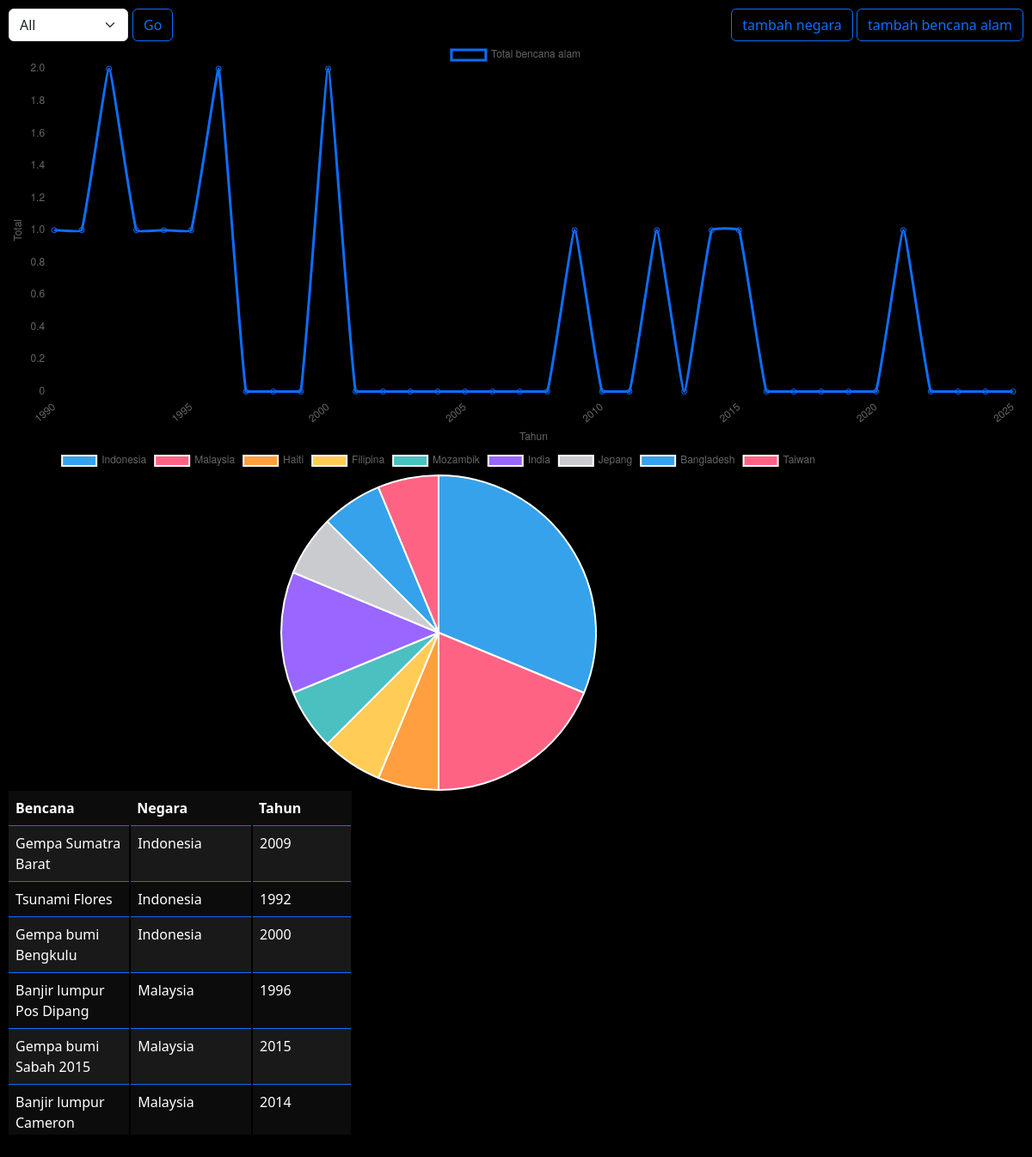
The page / on the database its author committed.
### app/models/models.py (models this page shows, shortened)
class BencanaAlam(db.Model):
    __tablename__= "bencanaalam"
    id = db.Column(db.Integer, primary_key=True)
    id_negara = db.Column(db.Integer,db.ForeignKey('negara.id'),nullable =False)
    tipe = db.Column(db.String(100), nullable=False)
    nama = db.Column(db.String(100), nullable=False)
    tahun = db.Column(db.Integer, nullable=False)
    @staticmethod
    def get_all():
        return BencanaAlam.query.all()

class Negara(db.Model):
    __tablename__ ="negara"
    id = db.Column(db.Integer, primary_key=True)
    negara = db.Column(db.String(100), nullable=False)
    totalBencanaAlam = db.Column(db.Integer, nullable = False)
    bencanaAlam = db.relationship('BencanaAlam', backref='Negara', lazy=True)
    @staticmethod
    def get_all():
        return Negara.query.all()

### app/controllers/controller.py (the view)
@controller_bp.route('/', methods=["GET", "POST"])
def index():
    selectedDisasters = BencanaAlam.query.all()
    selectedCountryId = 0
    countries = Negara.get_all()
    countriesNegaraList = []
    countriesTotalList = []
    for i in countries:
        if i.totalBencanaAlam >0:
            countriesNegaraList.append(i.negara)
            countriesTotalList.append(i.totalBencanaAlam)
    if request.method =='POST':
        countriesId = request.form["countries"]
        if countriesId != '0':
            selectedDisasters = BencanaAlam.query.filter_by(id_negara= countriesId ).all()
            selectedCountryId = int(countriesId)
    totals = [item.tahun for item in selectedDisasters]
    graphLabels = []
    graphValues = []
    for i in range(1990,2026):
        graphLabels.append(i)
        graphValues.append(totals.count(i))
    bencanaAlam = BencanaAlam.get_all()
    return render_template("index.html",bencanaAlam = bencanaAlam,countries=countries,graphLabels=graphLabels,graphValues=graphValues,selectedCountryId = selectedCountryId,countriesNegaraList=countriesNegaraList,countriesTotalList=countriesTotalList,selectedDisasters = selectedDisasters)

### app/templates/index.html (shortened to what this page needs)
<!DOCTYPE html>
<html lang="en">
<head>
    <link href="{{ url_for('static', filename='style.css') }}" rel="stylesheet" >
    <link href="https://cdn.jsdelivr.net/npm/bootstrap@5.3.6/dist/css/bootstrap.min.css" rel="stylesheet">
</head>
<body style="padding: 10px;">
    <div style="float: left;">
        <form action="/" method = "POST" style="display: flex;gap: 5px;">
            <select name="countries" id="countries" class="form-select" aria-label="Disabled select example" >
                <option value="0">All</option>
            </select>
            <button class="btn btn-outline-primary">Go</button>
        </form>
    </div>
    <div style="float: right;">
        <a href="/addCountry" class="btn btn-outline-primary">tambah negara</a>
        <a href="/addDisaster" class="btn btn-outline-primary">tambah bencana alam</a>
    </div>
    <canvas id="lineChart" width="1000" height="400" style="margin-top: 30px;"></canvas>
    <canvas id="pieChart" width="1000" height="400" style="float: left;"></canvas>
    <table class="table table-striped" style="height: 100px !important;overflow-y: scroll !important;">
        <tr>
            <th>Bencana</th>
            <th>Negara</th>
            <th>Tahun</th>
        </tr>
        {%for disaster in selectedDisasters%}
        <tr>
            <td>{{disaster.nama}}</td>
            <td>{{disaster.Negara.negara}}</td>
            <td>{{disaster.tahun}}</td>
        </tr>
        {%endfor%}
    </table>
    <script>
        var ctx = document.getElementById("lineChart").getContext("2d");
        var lineChart = new Chart(ctx,{
            type:"line",
            data:{
                labels : {{graphLabels | safe}},
                datasets : [{
                    label :"Total bencana alam",
                    data : {{graphValues | safe}},
                    fill:false,
                    borderColor:"#0d6efd",
                    lineTension:0.1,
            }]},
            options:{
                scales: {
                    x:{
                        title:{
                            display:true,
                            text : 'Tahun'
                        },
                        ticks: {
							callback:
						function (val, index) {
								return index % 5 === 0 ? this.getLabelForValue(val) : '';
						}}
                    },
                    y:{
                        title:{
                            display:true,
                            text:"Total"
                        },
                        beginAtZero :true
                    }
                }
            }
        });
        var cty = document.getElementById("pieChart").getContext("2d")
        var pieChart = new Chart(cty,{
            type:"pie",
            data:{
                labels:{{countriesNegaraList | safe}},
                datasets:[{
                    data: {{countriesTotalList | safe}}
                }]
            },options:{
                responsive : false
            }
        })
    </script>
</body>
</html>

### app/static/style.css (style rules this page uses)
body { background-color: black !important; }
.table { --bs-table-bg: rgb(25, 25, 25) !important; width: 400px !important; --bs-table-striped-bg: rgba(var(--bs-emphasis-color-rgb), 0.5) !important; border-color: #0d6efd !important; }
.table>:not(caption)>*>* { color: white !important; }
tbody td, thead th { width: 200px; border-right: 2px solid black; }
th { top: 0px; position: sticky; }

### rows shown on the page
BencanaAlam: nama "Gempa Sumatra Barat", Negara.negara "Indonesia", tahun "2009"
BencanaAlam: nama "Tsunami Flores", Negara.negara "Indonesia", tahun "1992"
BencanaAlam: nama "Gempa bumi Bengkulu", Negara.negara "Indonesia", tahun "2000"
BencanaAlam: nama "Banjir lumpur Pos Dipang", Negara.negara "Malaysia", tahun "1996"
BencanaAlam: nama "Gempa bumi Sabah 2015", Negara.negara "Malaysia", tahun "2015"
BencanaAlam: nama "Banjir lumpur Cameron…", Negara.negara "Malaysia", tahun "2014"

### other values the page prints
chart data {{ graphLabels | safe }} [1990, 1991, 1992, 1993, 1994, 1995, 1996, 1997, 1998, 1999, 2000, 2001, 2002, 2003, 2004, 2005, 2006, 2007, 2008, 2009, 2010, 2011, 2012, 2013, 2014, 2015, 2016, 2017, 2018, 2019, 2020, 2021, 2022, 2023, 2024, 2025]
chart data {{ graphValues | safe }} [1, 1, 2, 1, 1, 1, 2, 0, 0, 0, 2, 0, 0, 0, 0, 0, 0, 0, 0, 1, 0, 0, 1, 0, 1, 1, 0, 0, 0, 0, 0, 1, 0, 0, 0, 0]
chart data {{ countriesNegaraList | safe }} ['Indonesia', 'Malaysia', 'Haiti', 'Filipina', 'Mozambik', 'India', 'Jepang', 'Bangladesh', 'Taiwan']
chart data {{ countriesTotalList | safe }} [5, 3, 1, 1, 1, 2, 1, 1, 1]
